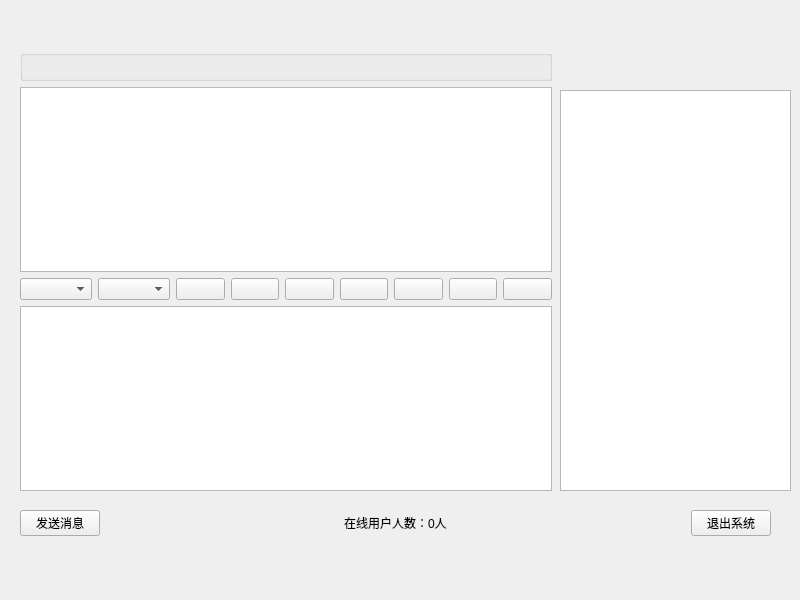
<?xml version="1.0" encoding="UTF-8"?>
<ui version="4.0">
 <class>Widget</class>
 <widget class="QWidget" name="Widget">
  <property name="geometry">
   <rect>
    <x>0</x>
    <y>0</y>
    <width>800</width>
    <height>600</height>
   </rect>
  </property>
  <property name="windowTitle">
   <string>Widget</string>
  </property>
  <widget class="QWidget" name="layoutWidget_2">
   <property name="geometry">
    <rect>
     <x>20</x>
     <y>510</y>
     <width>751</width>
     <height>26</height>
    </rect>
   </property>
   <layout class="QHBoxLayout" name="horizontalLayout_2">
    <item>
     <widget class="QPushButton" name="SendpushButton_2">
      <property name="text">
       <string>发送消息</string>
      </property>
     </widget>
    </item>
    <item>
     <spacer name="horizontalSpacer">
      <property name="orientation">
       <enum>Qt::Orientation::Horizontal</enum>
      </property>
      <property name="sizeHint" stdset="0">
       <size>
        <width>40</width>
        <height>20</height>
       </size>
      </property>
     </spacer>
    </item>
    <item>
     <widget class="QLabel" name="UserNumlabel">
      <property name="text">
       <string>在线用户人数：0人</string>
      </property>
     </widget>
    </item>
    <item>
     <spacer name="horizontalSpacer_2">
      <property name="orientation">
       <enum>Qt::Orientation::Horizontal</enum>
      </property>
      <property name="sizeHint" stdset="0">
       <size>
        <width>40</width>
        <height>20</height>
       </size>
      </property>
     </spacer>
    </item>
    <item>
     <widget class="QPushButton" name="ExitSendpushButton">
      <property name="text">
       <string>退出系统</string>
      </property>
     </widget>
    </item>
   </layout>
  </widget>
  <widget class="QWidget" name="layoutWidget">
   <property name="geometry">
    <rect>
     <x>20</x>
     <y>50</y>
     <width>532</width>
     <height>441</height>
    </rect>
   </property>
   <layout class="QVBoxLayout" name="verticalLayout">
    <item>
     <widget class="QGroupBox" name="groupBox_2">
      <property name="title">
       <string/>
      </property>
     </widget>
    </item>
    <item>
     <widget class="QTextBrowser" name="textBrowser"/>
    </item>
    <item>
     <layout class="QHBoxLayout" name="horizontalLayout">
      <item>
       <widget class="QComboBox" name="FontcomboBox"/>
      </item>
      <item>
       <widget class="QComboBox" name="SizecomboBox"/>
      </item>
      <item>
       <widget class="QPushButton" name="BlodpushButton">
        <property name="toolTip">
         <string>加粗</string>
        </property>
        <property name="text">
         <string/>
        </property>
        <property name="icon">
         <iconset resource="images.qrc">
          <normaloff>:/new/prefix1/images/bold.png</normaloff>:/new/prefix1/images/bold.png</iconset>
        </property>
        <property name="checkable">
         <bool>true</bool>
        </property>
        <property name="autoDefault">
         <bool>true</bool>
        </property>
       </widget>
      </item>
      <item>
       <widget class="QPushButton" name="ItalicpushButton">
        <property name="toolTip">
         <string>倾斜</string>
        </property>
        <property name="text">
         <string/>
        </property>
        <property name="icon">
         <iconset resource="images.qrc">
          <normaloff>:/new/prefix1/images/italic.png</normaloff>:/new/prefix1/images/italic.png</iconset>
        </property>
        <property name="checkable">
         <bool>true</bool>
        </property>
       </widget>
      </item>
      <item>
       <widget class="QPushButton" name="UnderlinepushButton">
        <property name="toolTip">
         <string>下划线</string>
        </property>
        <property name="text">
         <string/>
        </property>
        <property name="icon">
         <iconset resource="images.qrc">
          <normaloff>:/new/prefix1/images/under.png</normaloff>:/new/prefix1/images/under.png</iconset>
        </property>
        <property name="checkable">
         <bool>true</bool>
        </property>
       </widget>
      </item>
      <item>
       <widget class="QPushButton" name="ColorpushButton">
        <property name="toolTip">
         <string>更改字体颜色</string>
        </property>
        <property name="text">
         <string/>
        </property>
        <property name="icon">
         <iconset resource="images.qrc">
          <normaloff>:/new/prefix1/images/color.png</normaloff>:/new/prefix1/images/color.png</iconset>
        </property>
       </widget>
      </item>
      <item>
       <widget class="QPushButton" name="SendpushButton">
        <property name="toolTip">
         <string>文件传输</string>
        </property>
        <property name="text">
         <string/>
        </property>
        <property name="icon">
         <iconset resource="images.qrc">
          <normaloff>:/new/prefix1/images/send.png</normaloff>:/new/prefix1/images/send.png</iconset>
        </property>
       </widget>
      </item>
      <item>
       <widget class="QPushButton" name="SavepushButton">
        <property name="toolTip">
         <string>保存聊天记录</string>
        </property>
        <property name="text">
         <string/>
        </property>
        <property name="icon">
         <iconset resource="images.qrc">
          <normaloff>:/new/prefix1/images/save.png</normaloff>:/new/prefix1/images/save.png</iconset>
        </property>
       </widget>
      </item>
      <item>
       <widget class="QPushButton" name="ClearpushButton">
        <property name="toolTip">
         <string>清除聊天记录</string>
        </property>
        <property name="text">
         <string/>
        </property>
        <property name="icon">
         <iconset resource="images.qrc">
          <normaloff>:/new/prefix1/images/clear.png</normaloff>:/new/prefix1/images/clear.png</iconset>
        </property>
       </widget>
      </item>
     </layout>
    </item>
    <item>
     <widget class="QTextEdit" name="MsgtextEdit"/>
    </item>
   </layout>
  </widget>
  <widget class="QTableWidget" name="UsertableWidget">
   <property name="geometry">
    <rect>
     <x>560</x>
     <y>90</y>
     <width>231</width>
     <height>401</height>
    </rect>
   </property>
  </widget>
 </widget>
 <resources>
  <include location="images.qrc"/>
 </resources>
 <connections/>
</ui>
